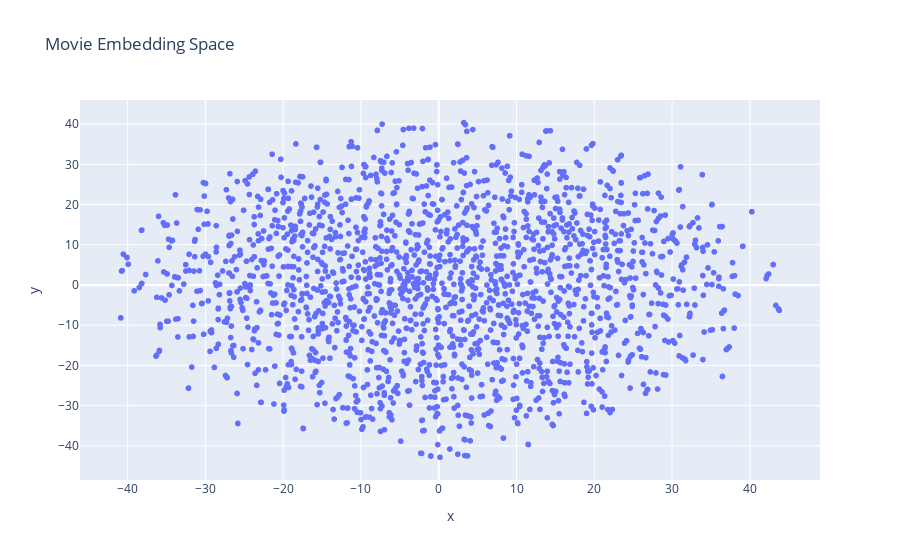

Notebook source saved alongside this figure:
### Code cell
# Visualize embeddings with TSNE

from sklearn.manifold import TSNE
import plotly.express as px

movie_nodes = [n for n in embedding_dict if G.nodes[n].get('type') == 'movie']
movie_vecs = [embedding_dict[n] for n in movie_nodes]
movie_labels = [G.nodes[n]['title'] for n in movie_nodes]

embedding_2d = TSNE(n_components=2, random_state=42).fit_transform(np.array(movie_vecs))
df_vis = pd.DataFrame(embedding_2d, columns=["x", "y"])
df_vis["title"] = movie_labels

px.scatter(df_vis, x="x", y="y", hover_name="title", title="Movie Embedding Space").show()

### Figure 1 — Plotly figure (JSON) as saved in the notebook; plotly's stock layout.template omitted (floating-point values rounded to 4 significant figures; data arrays with more than 128 entries replaced by an {"elided": "..."} marker saying what was removed)
{"data": [{"hovertemplate": "<b>%{hovertext}</b><br><br>x=%{x}<br>y=%{y}<extra></extra>", "hovertext": {"elided": "1892 str values"}, "legendgroup": "", "marker": {"color": "#636efa", "symbol": "circle"}, "mode": "markers", "name": "", "showlegend": false, "type": "scattergl", "x": {"elided": "1892 float values"}, "xaxis": "x", "y": {"elided": "1892 float values"}, "yaxis": "y"}], "layout": {"legend": {"tracegroupgap": 0}, "title": {"text": "Movie Embedding Space"}, "xaxis": {"anchor": "y", "domain": [0, 1], "title": {"text": "x"}}, "yaxis": {"anchor": "x", "domain": [0, 1], "title": {"text": "y"}}}}
